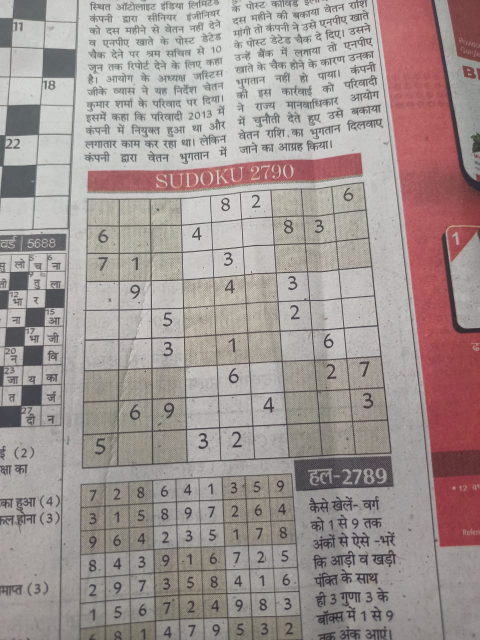
#> input picture sample_inputs/in1.jpg, 960 x 1280 px (shown at 1/2 size)
$ python sudoku_solver.py
#> lines starting #> are read from the running program, lines starting #| are printed output that depends on the picture; after the words box and inside, x2 and y2 are one past the last pixel; in counts of white or black regions, pixels touching at a corner belong together
### get.py
from imutils.perspective import four_point_transform
from skimage.segmentation import clear_border
import cv2
import imutils
import numpy as np

#Extracts out digits and returns its bounding rectangle
def get_digit(cell):
    #Thresholding
    thresh = cv2.threshold(cell,0,255,cv2.THRESH_BINARY_INV|cv2.THRESH_OTSU)[1]
    thresh = clear_border(thresh)

    #finding digit contour
    cntrs = cv2.findContours(thresh.copy(),cv2.RETR_EXTERNAL,cv2.CHAIN_APPROX_SIMPLE)
    cntrs = imutils.grab_contours(cntrs)
    if len(cntrs) ==0:
        return None

    #check for noise
    c = max(cntrs,key = cv2.contourArea)
    mask = np.zeros(thresh.shape,dtype = 'uint8')
    cv2.drawContours(mask,[c],-1,255,-1)
    (h,w) = thresh.shape
    perfill = cv2.countNonZero(mask)/float(w*h)
    if perfill< 0.03:
        return None

    #bounding the digit
    x,y,w,h = cv2.boundingRect(c)
    imgCrop = thresh[y:(y+h),x:(x+w)]

    return imgCrop

#Crops and warps Image around sudoku grid
def get_board(img):
	#Blurring and Thresholding
	p1 = cv2.GaussianBlur(img.copy(),(9,9),0)
	p2 = cv2.adaptiveThreshold(p1,255,cv2.ADAPTIVE_THRESH_GAUSSIAN_C,cv2.THRESH_BINARY,11,2)

	#Inverting and dilating for better boundary detection
	p3 = cv2.bitwise_not(p2,p2)
	kernel = np.array([[0., 1.,0.],[1., 1.,1.],[0.,1.,0.]],np.uint8)
	p4 = cv2.dilate(p3,kernel)

	#Finding largest contours and supposing it to be grid
	contours, h = cv2.findContours(p4.copy(), cv2.RETR_EXTERNAL, cv2.CHAIN_APPROX_SIMPLE)
	contours = sorted(contours, key=cv2.contourArea, reverse=True)

	#Approximating it to be 4 sided polygon
	pm = cv2.arcLength(contours[0],True)
	grid_cnt = cv2.approxPolyDP(contours[0],0.05*pm,True)

	if len(grid_cnt) != 4 :
		sys.exit("\nCan not detect the board! Please try with a better image.")

	#Deskewing the image and warping the perspective
	grid = four_point_transform(img,grid_cnt.reshape(4, 2))

	return grid


### sudoku_solver.py
from imutils.perspective import four_point_transform
from skimage.segmentation import clear_border
import cv2
import imutils
import numpy as np
from sudoku import Sudoku
from solver import solveSudoku
from get import get_board,get_digit
import sys
from os.path import isfile

#image print utility
def primg(img):
    cv2.imshow("Sudoku",img)
    cv2.waitKey(0)
    cv2.destroyAllWindows()

#program starts here...

path = input("\nEnter Path of the Sudoku image: ")
#> the answer given: sample_inputs/in1.jpg

#Checking path validness
if not isfile(path):
	sys.exit("\nNo image found on the given path!")

img = cv2.imread(path,cv2.IMREAD_GRAYSCALE)
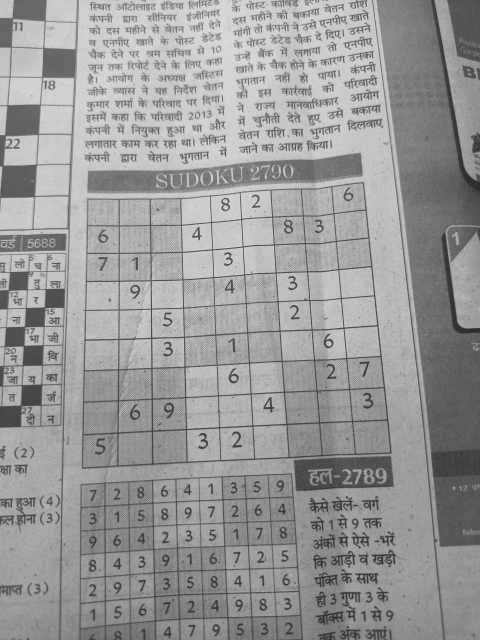
#> img: shape (1280, 960) (shown at 1/2 size); min 35, max 230, mean 152.8


print("\n\nDetecting Sudoku board...")

#calling function from get.py file to get the processed Sudoku grid image
grid = get_board(img)
#> in get_board, `p2 = cv2.adaptiveThreshold(p1,255,cv2.ADAPTIVE_THRESH_GAUSSIAN_C,cv2.T..`:
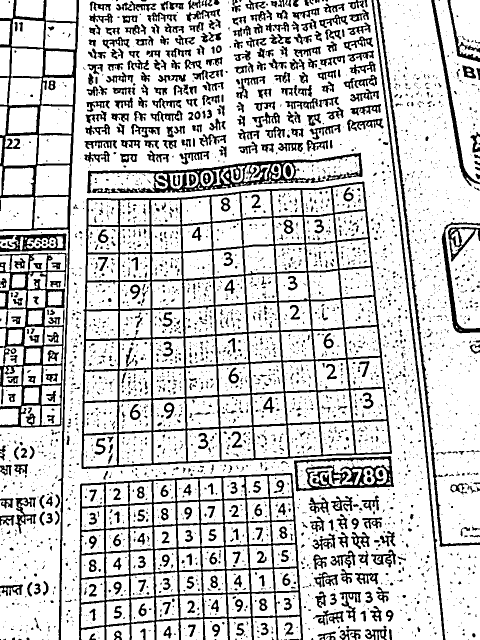
#> p2: shape (1280, 960) (shown at 1/2 size); 79.5% white; 3777 black regions (3002 under 20 px), largest, box (x1, y1, x2, y2) and area: (163, 363, 784, 938) 43139, (158, 946, 606, 1280) 23113, (0, 0, 158, 1280) 14937
#> in get_board, `p4 = cv2.dilate(p3,kernel)`:
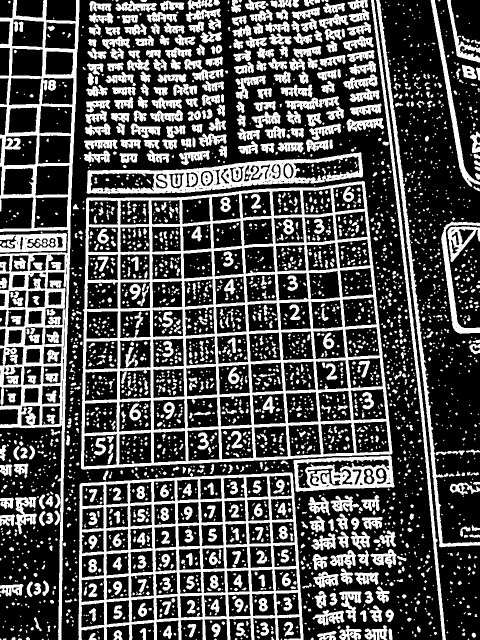
#> p4: shape (1280, 960) (shown at 1/2 size); 31.8% white; 3111 white regions (1606 under 20 px)
#> in get_board, `contours, h = cv2.findContours(p4.copy(), cv2.RETR_EXTERNAL, cv2.CHAIN..`: contours = 1493 contours, 981 with area under 20; largest, box (x1, y1, x2, y2) and area: (162, 362, 785, 939) 317718, (157, 945, 607, 1280) 127424, (0, 0, 159, 1280) 100281, (173, 304, 726, 388) 25264, (587, 911, 789, 984) 12085; h = 1493 rows, first 6: [1, -1, -1, -1], [2, 0, -1, -1], [3, 1, -1, -1], [4, 2, -1, -1], [5, 3, -1, -1], [6, 4, -1, -1]
#> in get_board, `pm = cv2.arcLength(contours[0],True)`: pm = 2348.4
#> in get_board, `grid_cnt = cv2.approxPolyDP(contours[0],0.05*pm,True)`: grid_cnt = [[727, 362], [173, 396], [164, 938], [784, 906]]
#> in get_board, `grid = four_point_transform(img,grid_cnt.reshape(4, 2))`:
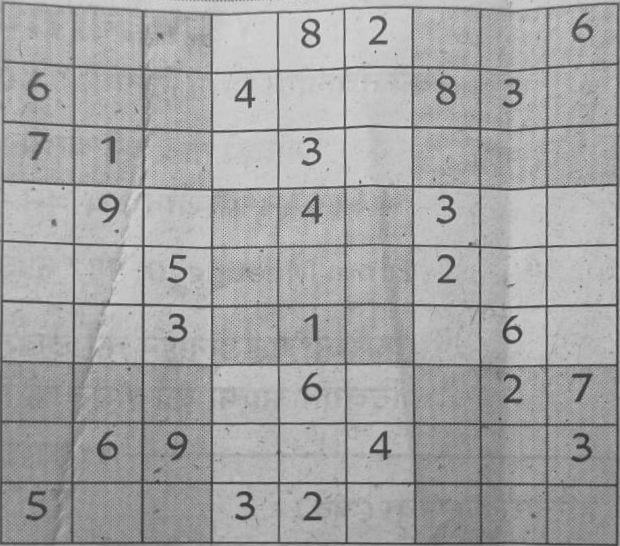
#> grid: shape (546, 620); min 51, max 221, mean 164.6


#Loading training data from train_data folder
with np.load('train_data/print_digit3.npz') as data:
#> (reads train_data/print_digit3.npz from the repository)
    train = data['train']
    train_labels = data['train_labels']
    knn = cv2.ml.KNearest_create()
    knn.train(train,cv2.ml.ROW_SAMPLE,train_labels)

#Interpreting image as 9*9 grid
stepX = grid.shape[1] // 9
#> stepX = 68
stepY = grid.shape[0] // 9
#> stepY = 60

board = np.zeros((9, 9), dtype="int")
for y in range(0, 9):
    for x in range(0, 9):
        startX = x * stepX
        startY = y * stepY
        endX = (x + 1) * stepX
        endY = (y + 1) * stepY
        cell = grid[startY:endY+4,startX:endX+4]

        #Getting processed image of digit
        digi = get_digit(cell)

        if(digi is not None):
            roi = cv2.resize(digi,(28,28))
            pred = 0
            test = roi.reshape(-1,784).astype(np.float32)
            #Predicting
            ret,result,neighbours,dist = knn.findNearest(test,k=7)
            pred = result[0]
            board[y,x] = pred
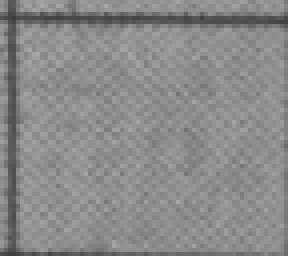
#> cell: shape (64, 72) (shown 4 times larger); min 59, max 168, mean 138

#Printing Detected board
print("\n\nDetected Sudoku board:")
#> (the run stopped early here; a loop or call above may not have finished)
